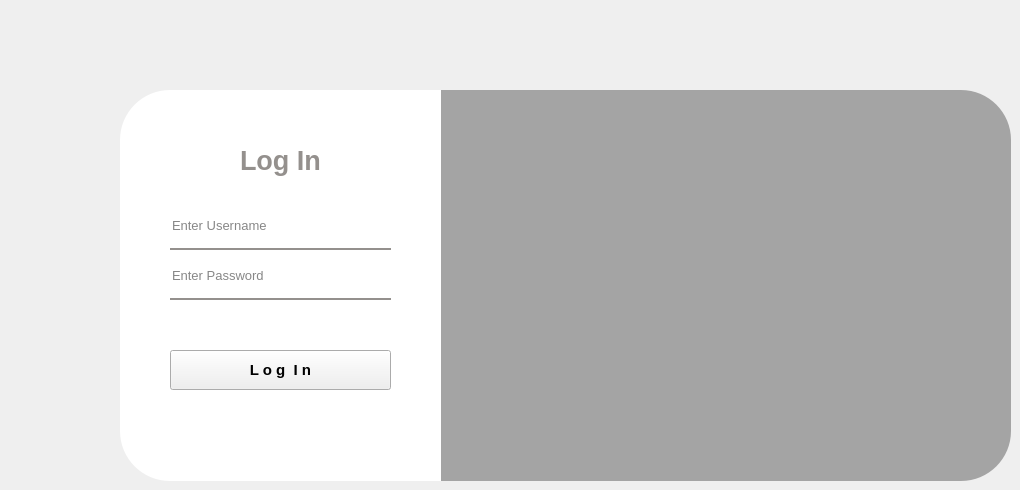
    <widget class="QWidget" name="LoginPage">
     <widget class="QLabel" name="label_30">
      <property name="geometry">
       <rect>
        <x>390</x>
        <y>90</y>
        <width>621</width>
        <height>391</height>
       </rect>
      </property>
      <property name="styleSheet">
       <string notr="true">border-image: url(:/gif /gifsample.gif);
border-top-right-radius: 50px;
border-bottom-right-radius: 50px;</string>
      </property>
      <property name="text">
       <string/>
      </property>
     </widget>
     <widget class="QLabel" name="label_31">
      <property name="geometry">
       <rect>
        <x>390</x>
        <y>90</y>
        <width>621</width>
        <height>391</height>
       </rect>
      </property>
      <property name="styleSheet">
       <string notr="true">background-color:rgba(0, 0, 0, 80);
border-image: url(:/gif/gifsample.gif);
border-top-right-radius: 50px;
border-bottom-right-radius: 50px;</string>
      </property>
      <property name="text">
       <string/>
      </property>
     </widget>
     <widget class="QLabel" name="label_32">
      <property name="geometry">
       <rect>
        <x>120</x>
        <y>90</y>
        <width>321</width>
        <height>391</height>
       </rect>
      </property>
      <property name="styleSheet">
       <string notr="true">background-color:rgba(255, 255, 255, 255);
border-top-left-radius: 50px;
border-bottom-left-radius: 50px;</string>
      </property>
      <property name="text">
       <string/>
      </property>
     </widget>
     <widget class="QLabel" name="label_33">
      <property name="geometry">
       <rect>
        <x>240</x>
        <y>140</y>
        <width>81</width>
        <height>40</height>
       </rect>
      </property>
      <property name="font">
       <font>
        <pointsize>20</pointsize>
        <bold>true</bold>
       </font>
      </property>
      <property name="styleSheet">
       <string notr="true">color: #94908D;</string>
      </property>
      <property name="text">
       <string>Log In</string>
      </property>
     </widget>
     <widget class="QLineEdit" name="lineEdit">
      <property name="geometry">
       <rect>
        <x>170</x>
        <y>210</y>
        <width>221</width>
        <height>40</height>
       </rect>
      </property>
      <property name="font">
       <font>
        <pointsize>10</pointsize>
       </font>
      </property>
      <property name="styleSheet">
       <string notr="true">background-color:rgba(0, 0, 0, 0);
border:none;
border-bottom:2px solid #94908D;
color:rgba(0, 0, 0, 240);
padding-bottom: 7px</string>
      </property>
      <property name="placeholderText">
       <string>Enter Username</string>
      </property>
     </widget>
     <widget class="QLineEdit" name="lineEdit_2">
      <property name="geometry">
       <rect>
        <x>170</x>
        <y>260</y>
        <width>221</width>
        <height>40</height>
       </rect>
      </property>
      <property name="font">
       <font>
        <pointsize>10</pointsize>
       </font>
      </property>
      <property name="styleSheet">
       <string notr="true">background-color:rgba(0, 0, 0, 0);
border:none;
border-bottom:2px solid #94908D;
color:rgba(0, 0, 0, 240);
padding-bottom: 7px</string>
      </property>
      <property name="echoMode">
       <enum>QLineEdit::Password</enum>
      </property>
      <property name="placeholderText">
       <string>Enter Password</string>
      </property>
     </widget>
     <widget class="QPushButton" name="LoginpushButton">
      <property name="geometry">
       <rect>
        <x>170</x>
        <y>350</y>
        <width>221</width>
        <height>40</height>
       </rect>
      </property>
      <property name="font">
       <font>
        <pointsize>11</pointsize>
        <bold>true</bold>
       </font>
      </property>
      <property name="text">
       <string>L o g  I n</string>
      </property>
     </widget>
    </widget>
